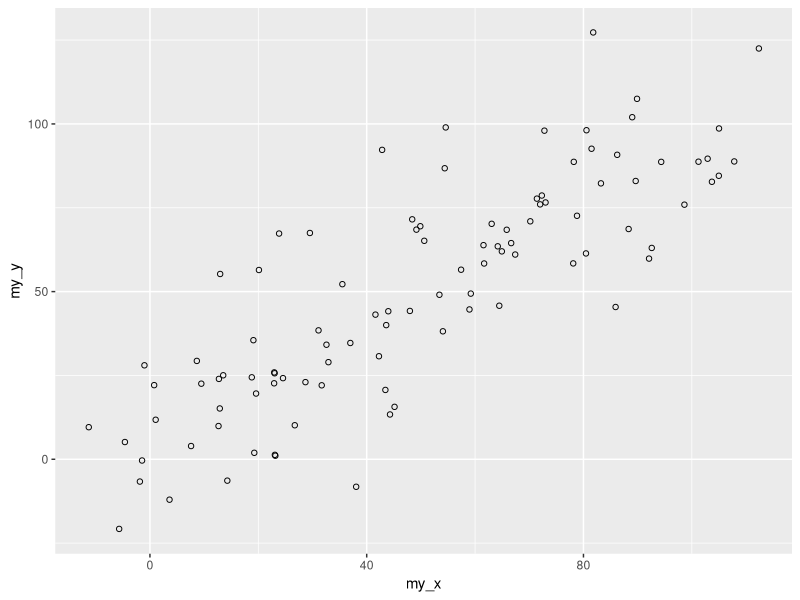
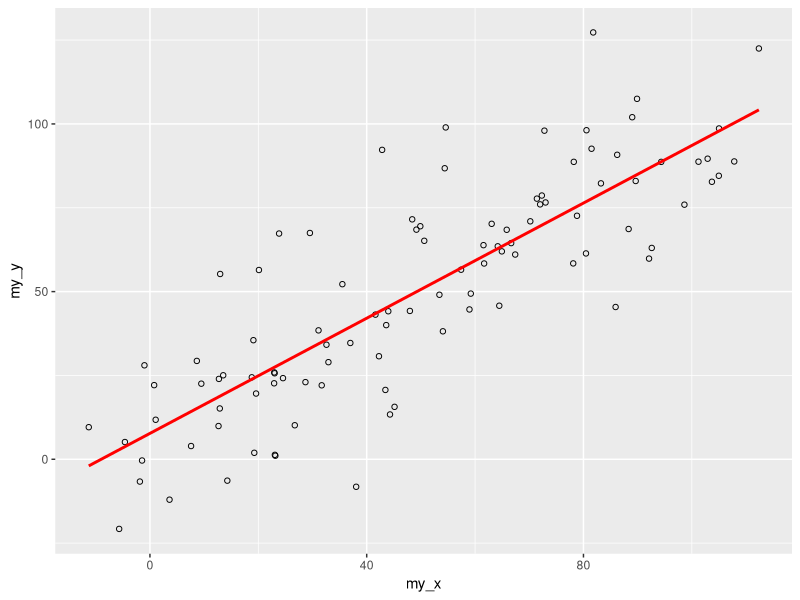
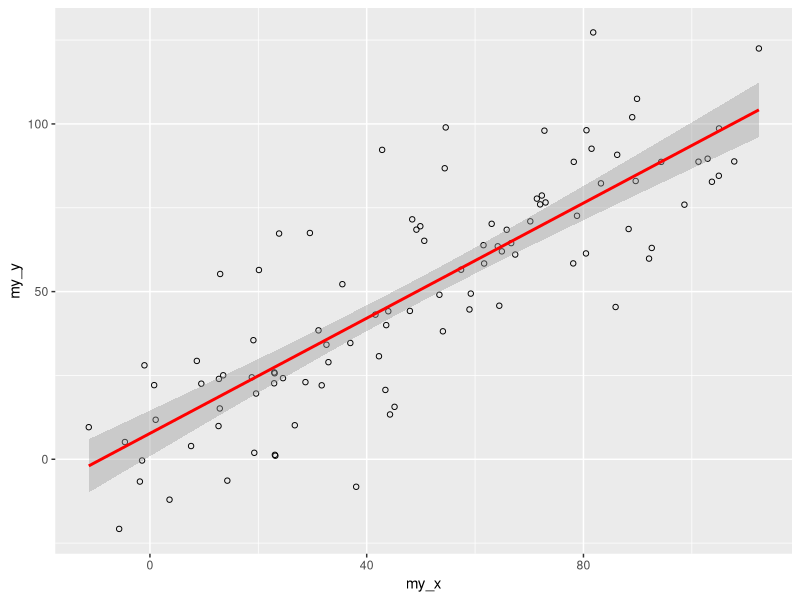

Reproduce these figures in R, in order.
# Parte 5.6

#setwd("D:/Estudo/Tecnologias/BI/PowerBI/Cap12/R/DS-ini")
#getwd()


library(ggplot2)
data  = data.frame(cond = rep(c("condition_1", "condition_2"), each = 10),
                   my_x = 1:100 + rnorm(100, sd = 9), my_y = 1:100 + rnorm(100, sd = 16))

ggplot(data, aes(x = my_x, y = my_y)) +
  geom_point(shape = 1)

# Adicionando linha de regressão
ggplot(data, aes(x = my_x, y = my_y)) +
  geom_point(shape = 1) +
  geom_smooth(method = lm, color = "red", se=FALSE)

# Adicionando linha de regressão -  com margem de erro
ggplot(data, aes(x = my_x, y = my_y)) +
  geom_point(shape = 1) +
  geom_smooth(method = lm, color = "red", se=TRUE)